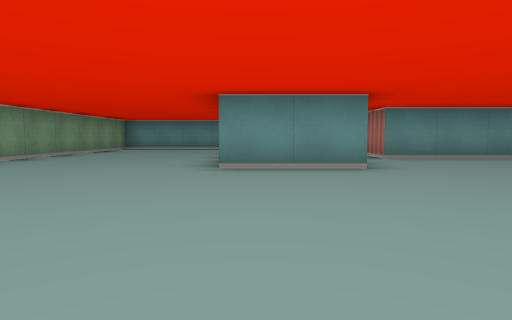
View 1 (above)

18 first-person views from a walk through a cub3D ray-caster map. The camera is about half as high as the walls, tilts 4° down and sees 75° across. The floor is counted in squares. Each view is taken from the middle of a square. On the plan, view 1 faces up. The plan holds only what a view shows up to about 9 squares ahead; the rest is blank.

View 2
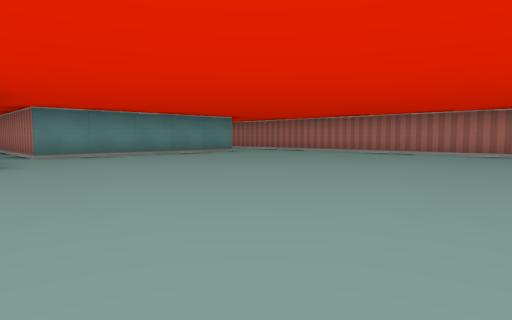

View 3
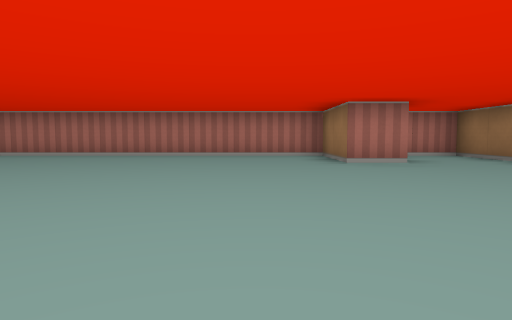

View 4
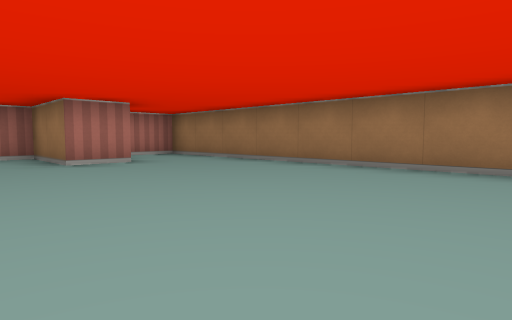

View 5
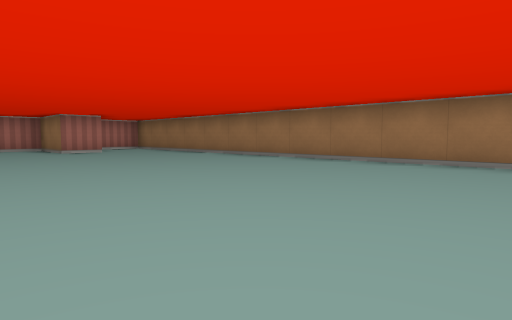

View 6
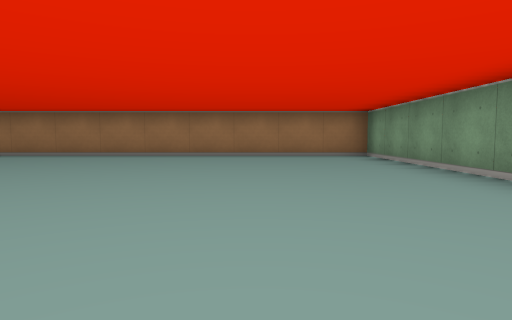

View 7
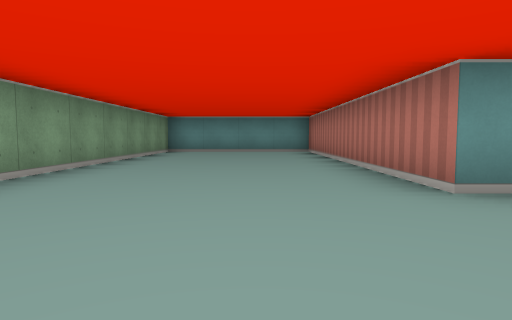

View 8
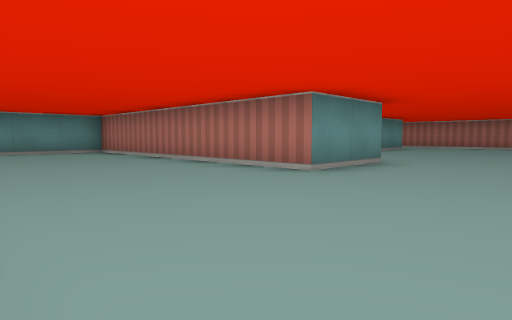

View 9
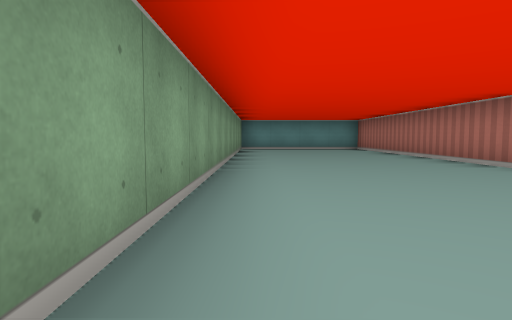

View 10
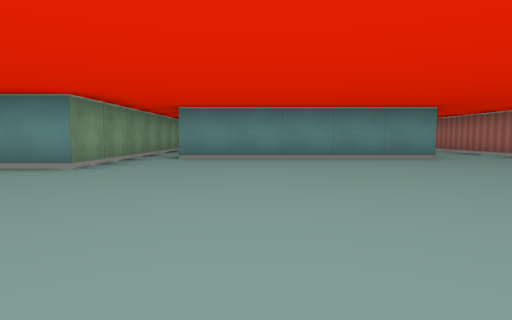

View 11
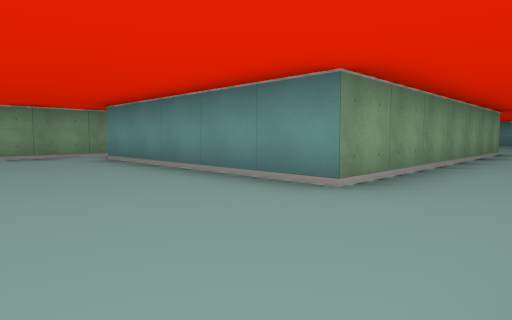

View 12
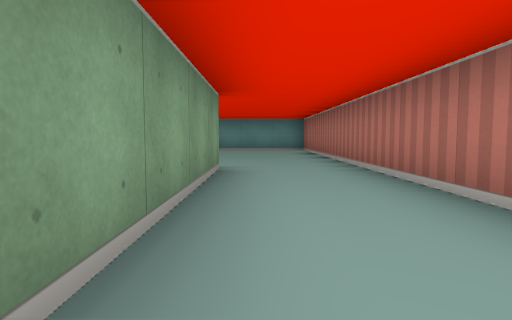

View 13
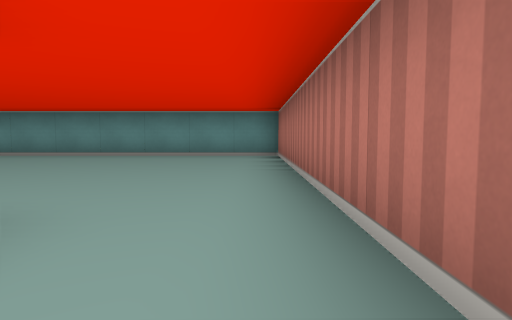

View 14
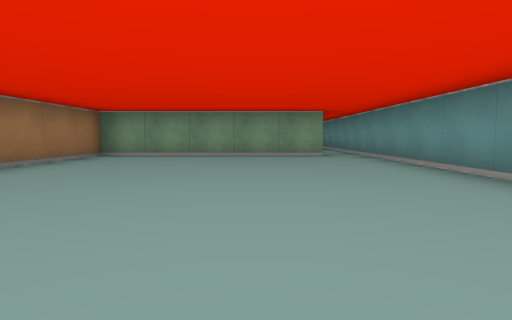

View 15
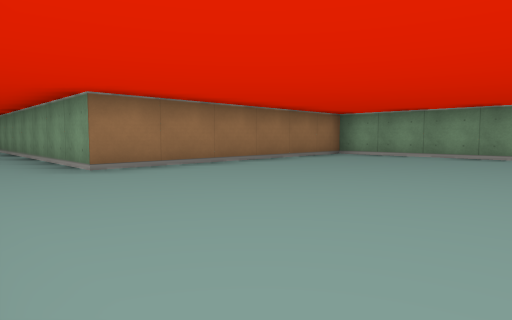

View 16
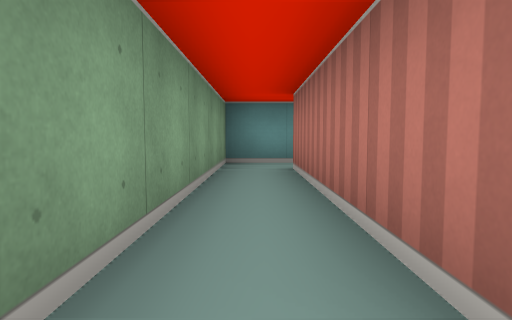

View 17
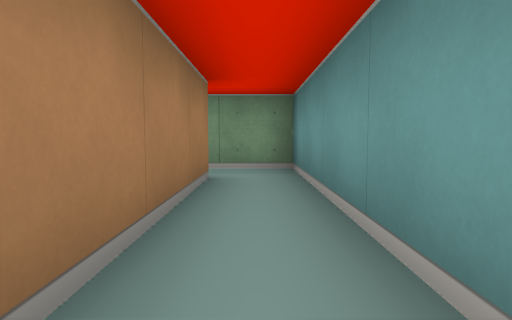

View 18
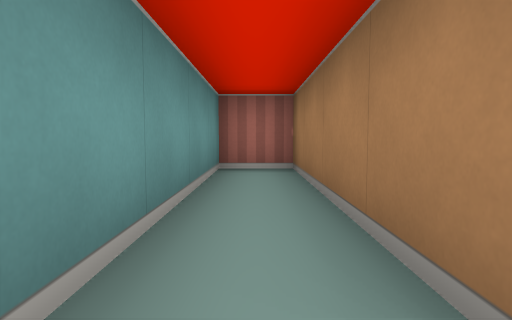

### Floor plan
Points are (right, up) in squares from view 1. A wall is a line through its corners. A room is listed if a view was taken in it or the views show most of it. See-through windows are left out.
Room 1 (views 1, 2, 3, 4, 5, 6, 7, 8, 9, 10, 11, 16)
walls: (1.5, 6.5) (1.5, 4.5) (-0.5, 4.5) (-0.5, 11.5) (-2.8, 11.5); (-4.5, -1.1) (-4.5, -5.5) (9.5, -5.5) (9.5, -4.4); (7.5, -3.6) (7.5, -2.5) (9.5, -2.5) (9.5, 4.8); (7.5, 6.5) (2.5, 6.5); (-4.5, 11.1) (-4.5, 0.6)
ways out: opening at (8.5, 6.5) to room 2; opening at (2, 6) to room 3
Room 2 (views 12, 13, 14, 15)
walls: (9.5, 10.9) (9.5, 19.2); (1.5, 18.5) (1.5, 13.5) (7.5, 13.5) (7.5, 6.5); (9.6, 19.5) (0, 19.5); (9.5, 7.1) (9.5, 9.1)
ways out: opening at (8.5, 6.5) to room 1; opening at (0.5, 19)
Room 3 (views 17, 18)
walls: (2.5, 6.5) (2.5, 10.5) (6.5, 10.5) (6.5, 11.5) (1.5, 11.5) (1.5, 6.5)
ways out: opening at (2, 6) to room 1

Positions as (right, up) in squares from view 1, and headings:
1: (0, 0), facing up
2: (1, -1), facing up-right
3: (2, -1), facing right
4: (2, -1), facing down-right
5: (-2, 0), facing down-right
6: (-2, 2), facing down
7: (-2, 2), facing up
8: (-4, 2), facing up-right
9: (-4, 0), facing up
10: (4, 0), facing up
11: (9, 4), facing up-left
12: (8, 9), facing up
13: (9, 12), facing up
14: (9, 17), facing left
15: (9, 18), facing down-left
16: (2, 6), facing up
17: (6, 11), facing left
18: (2, 11), facing right
